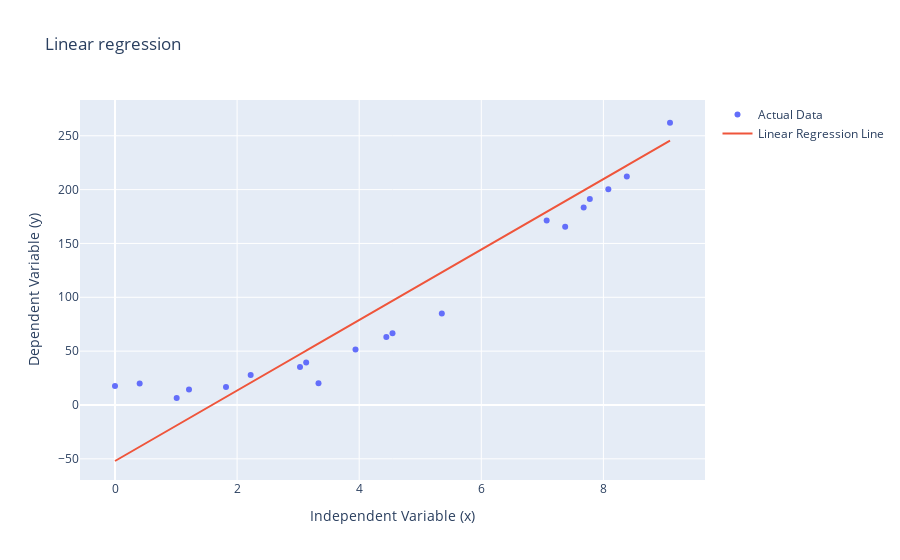

The notebook cell this image was saved under:
### Code cell
# Step 5: I can now visualize the results using plotly library
# Create an empty figure object that will hold our plot
fig = go.Figure()

# Add the actual data points as scatter plot (dots)
# x_test.flatten() converts the x values to a 1D array for plotting
# y_test contains the actual y values we want to predict
# mode='markers' means show as dots/points, name sets the legend label
fig.add_trace(go.Scatter(x=x_test.flatten(), y=y_test, mode='markers', name='Actual Data'))

# Add the predicted values as a line
# x_test.flatten() same x values as above
# y_pred contains our model's predictions
# mode='lines' means show as a continuous line, not individual points
fig.add_trace(go.Scatter(x=x_test.flatten(), y=y_pred, mode='lines', name='Linear Regression Line'))

# Customize the appearance of our plot
# Set the main title and labels for both axes
fig.update_layout(title='Linear regression', xaxis_title='Independent Variable (x)', yaxis_title='Dependent Variable (y)')

# Display the completed plot in the output
fig.show()

### Figure 1 — Plotly figure (JSON) as saved in the notebook; plotly's stock layout.template omitted (floating-point values rounded to 4 significant figures)
{"data": [{"mode": "markers", "name": "Actual Data", "type": "scatter", "x": [8.384, 5.354, 7.071, 4.545, 4.444, 3.939, 2.222, 8.081, 1.01, 0, 1.818, 3.03, 7.374, 3.333, 9.091, 0.404, 7.677, 7.778, 1.212, 3.131], "y": [212.3, 84.88, 171.4, 66.69, 63.05, 51.41, 27.9, 200.4, 6.522, 17.64, 16.68, 35.16, 165.5, 20.19, 262.1, 19.97, 183.4, 191.2, 14.44, 39.46]}, {"mode": "lines", "name": "Linear Regression Line", "type": "scatter", "x": [8.384, 5.354, 7.071, 4.545, 4.444, 3.939, 2.222, 8.081, 1.01, 0, 1.818, 3.03, 7.374, 3.333, 9.091, 0.404, 7.677, 7.778, 1.212, 3.131], "y": [222.4, 123.2, 179.4, 96.74, 93.43, 76.91, 20.71, 212.4, -18.96, -52.02, 7.485, 47.15, 189.3, 57.07, 245.5, -38.8, 199.2, 202.5, -12.35, 50.46]}], "layout": {"autosize": true, "title": {"text": "Linear regression"}, "xaxis": {"autorange": true, "range": [-0.5573, 9.648], "title": {"text": "Independent Variable (x)"}, "type": "linear"}, "yaxis": {"autorange": true, "range": [-69.88, 287.4], "title": {"text": "Dependent Variable (y)"}, "type": "linear"}}}
